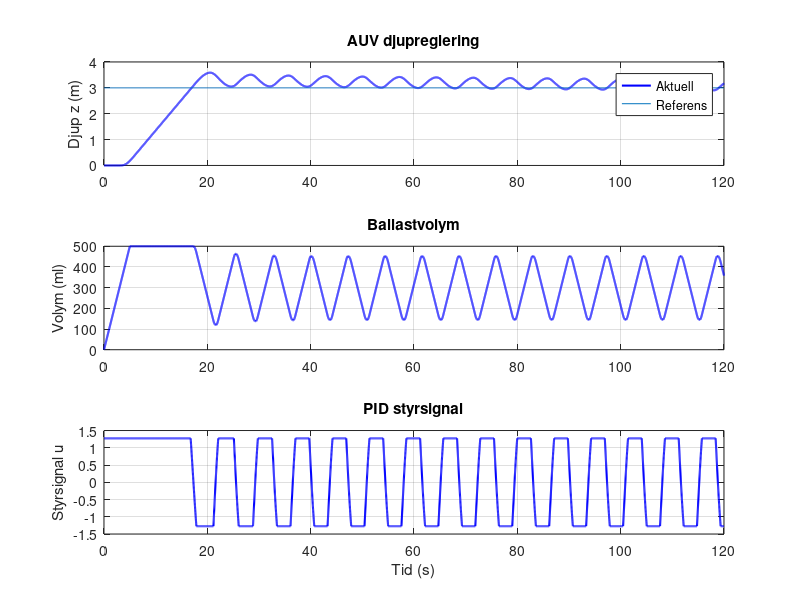
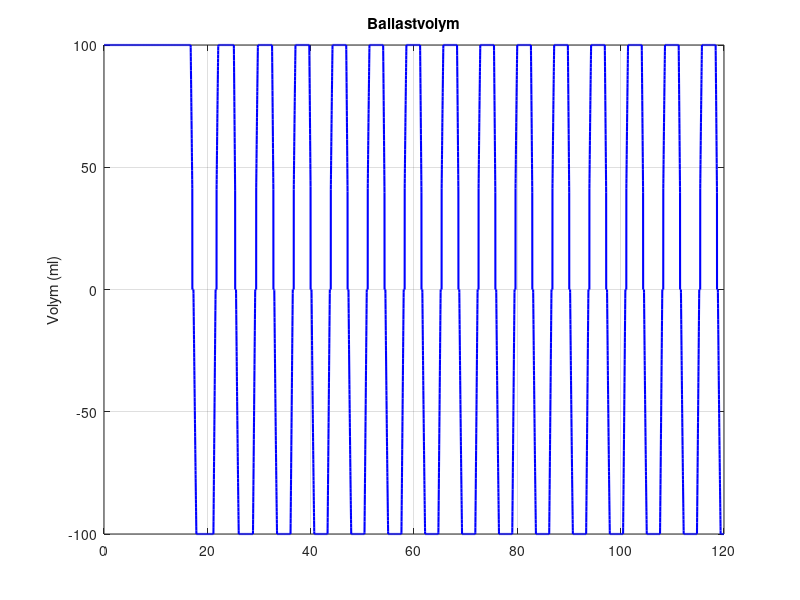
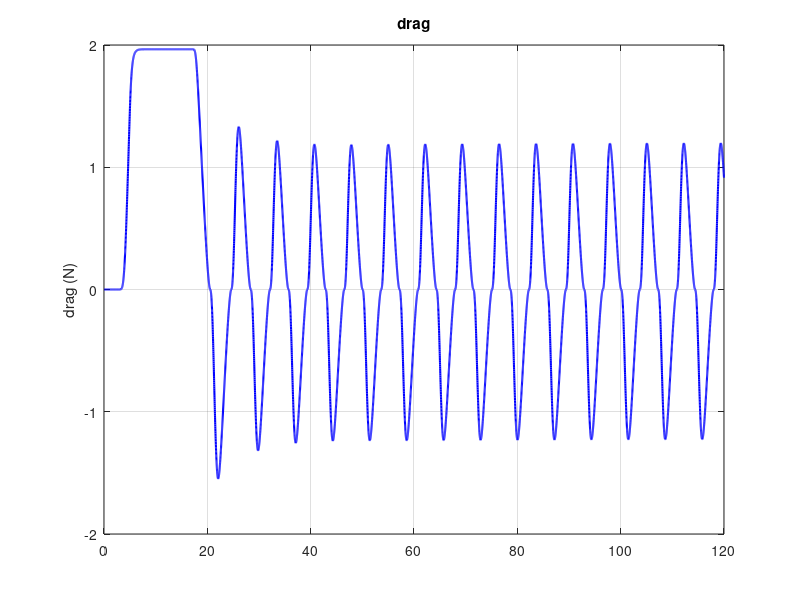

Reproduce these figures in MATLAB, in order.
clear; clc;

%% PARAMETRAR - GRUNDMODELL
% Farkost
m = 3;                      % massa (kg)
g = 9.81;                   % gravitation (m/s^2)
rho = 1000;                 % vattendensitet (kg/m^3)

% Buoyancy
F_pos = 2.94 + m*g;               % positiv flytkraft vid tom tank (N)
V_max = 0.0005;             % max volym (m^3) = 500 ml
V_dot_max = 0.001;

% Aktuator (stepper + lead screw + syringe)
k_m = 5;                   % motor konstant (rad/s per styr信号)
p = 0.002;                  % ledskruv stigning (m/varv)
d = 0.1;                    % syringe diameter (m)
A = pi*(d/2)^2;             % syringe area (m^2)
A_utlopp = pi*(0.01/2)^2;

% Dynamik
d1 = 5;                     % linjär dragkoefficient (N/(m/s))
m_a = 2.5;  % added mass
C_d = 1.0;
A_cross = 0.07;
motor_torque = 0.65;
P_atm = 101325;             % Atmosfärstryck (Pa)
F_motor_max = 2*pi*motor_torque/p;           % Max kraft från motor/ledskruv (N)
R_flow = 1e5;               % Flödesmotstånd (Pa·s/m³)

% PID
Kp = 10;
Ki = 0.1% 0.1;
Kd = 10%20;

%% SIMULERING
dt = 0.01;
T = 120;
N = T/dt;

% Tillstånd
z = 0;                      % djup (m)
w = 0;                      % hastighet (m/s)
V = 0;                      % volym i syringe (m^3)

% PID tillstånd
z_ref = 0;
e_int = 0;
e_prev = 0;

% Loggning
z_log = zeros(N,1);
w_log = zeros(N,1);
V_log = zeros(N,1);
u_log = zeros(N,1);
Vdot_log = zeros(N,1);
drag_log = zeros(N,1);

%% HUVUDLOOP
for i = 1:N
    z_ref = 3;
    % --- PID ---
    e = z_ref - z;
    e_int = e_int + e*dt;
    e_der = (e - e_prev)/dt;
    
    u = Kp*e + Ki*e_int + Kd*e_der;
    max_u = 1e-4/k_m/p/A;
    u = max(min(u, max_u), -max_u)     % Saturera styrsignal
    
    e_prev = e;
    
    % --- Aktuator (enkel modell) ---
    V_dot = k_m * u * p * A;        % Flöde in/ur syringe

    % % % Hydrostatiskt tryck på djup z
    P_hydro = rho * g * z + P_atm;
    
    % % Tryck som motorn kan generera
    F_motor = F_motor_max * u;  % 0.6 = verkningsgrad
    P_motor = F_motor / A;
    % 
    % Begränsa flöde baserat på tryckskillnad
    if P_motor > P_hydro && u > 0  % Pumpa in vatten
        %V_dot = V_dot * (1 - min(1, (P_hydro - P_atm) / (P_motor - P_atm)));
    elseif u <= 0  % Pumpa ut vatten (lättare på djup)
        V_dot = V_dot;
    else
        V_dot = 0;
    end

    %Strömningsmotstånd i slangar och ventiler
    delta_P_required = R_flow * abs(V_dot);
    if abs(P_motor - P_hydro) < delta_P_required
        V_dot = 0;  % Inte tillräckligt med tryck för att övervinna motståndet
    end
    V = V + V_dot * dt;
    V = max(min(V, V_max), 0);      % Begränsa volym; 
    
    % --- Buoyancy ---
    F_b = rho*g*V + m*g - F_pos;    % Netto flytkraft (positiv = uppåt)
    
    % --- Hydrodynamik ---
    D = 0.5 * rho * C_d * A_cross * abs(w) * w;
    
    % --- Rörelseekvation ---
    F_net = F_b - D;
    m_eff = m + m_a;
    w_dot = F_net / m_eff;              % acceleration
    w = w + w_dot * dt;
    
    % --- Ythantering ---
    if z <= 0 && w < 0
        w = 0;
        z = 0;
        %V = V_innan;
    end
    
    % --- Uppdatera position ---
    z = z + w * dt;
    z = max(z, 0);
    
    % --- Logga ---
    z_log(i) = z;
    w_log(i) = w;
    V_log(i) = V * 1e6;             % Konvertera till ml
    Vdot_log(i) = V_dot * 1e6; 
    u_log(i) = u;
    drag_log(i) = D;
end

%% PLOTTA
figure;

subplot(3,1,1)
plot((1:N)*dt, z_log, 'b-', 'LineWidth', 1.5)
hold on
plot((1:N)*dt, z_ref*ones(N,1))
ylabel('Djup z (m)')
legend('Aktuell', 'Referens')
grid on
title('AUV djupreglering')

subplot(3,1,2)
plot((1:N)*dt, V_log, 'b-', 'LineWidth', 1.5)
ylabel('Volym (ml)')
grid on
title('Ballastvolym')

subplot(3,1,3)
plot((1:N)*dt, u_log, 'b-', 'LineWidth', 1.5)
ylabel('Styrsignal u')
xlabel('Tid (s)')
grid on
title('PID styrsignal')

figure;
plot((1:N)*dt, Vdot_log, 'b-', 'LineWidth', 1.5)
ylabel('Volym (ml)')
grid on
title('Ballastvolym')
figure;
plot((1:N)*dt, drag_log, 'b-', 'LineWidth', 1.5)
ylabel('drag (N)')
grid on
title('drag')
